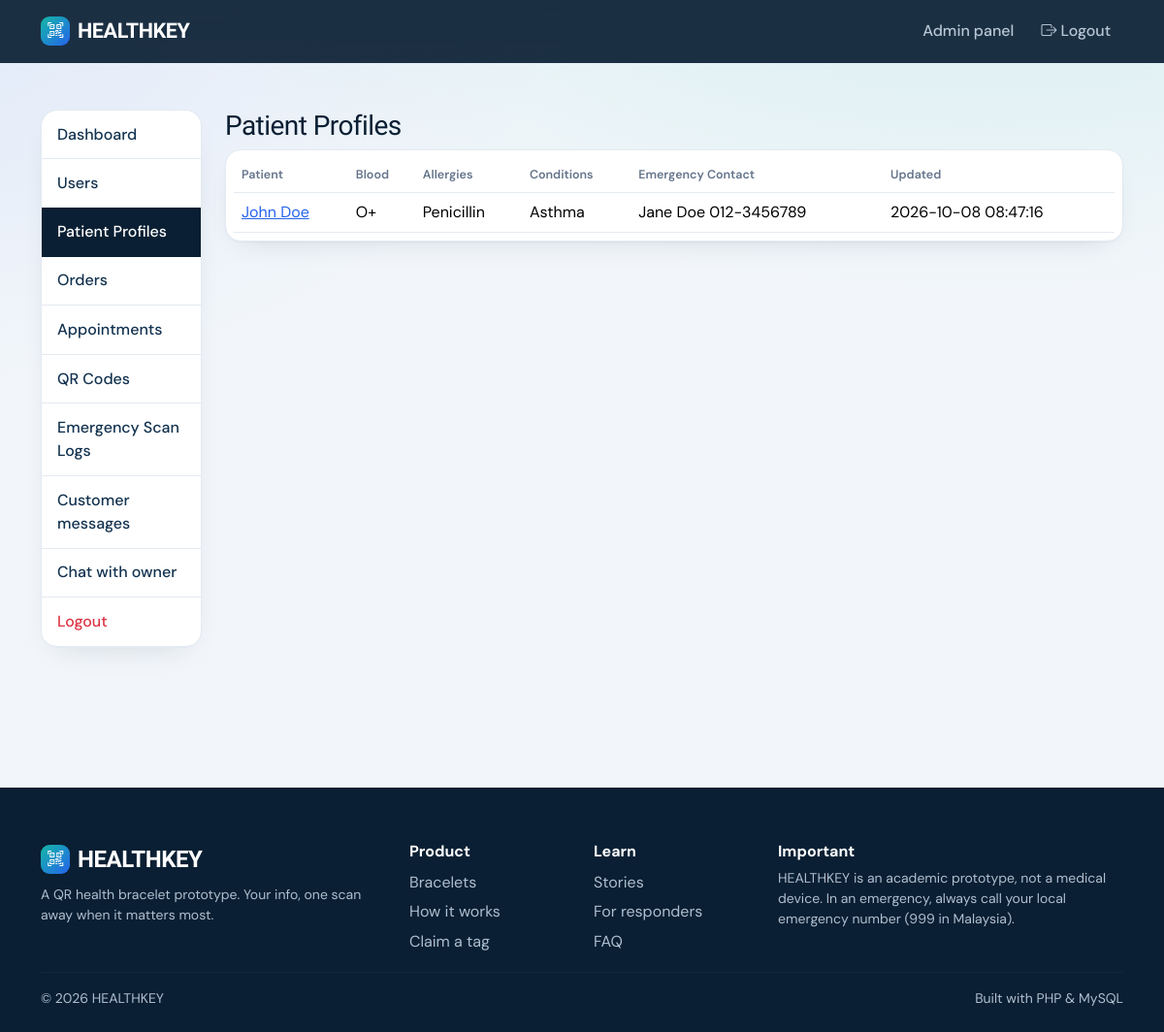
Screenshot of /admin/patients.php (signed in) with the database file from the repository.
### tables this page shows
CREATE TABLE patient_profiles(id INT AUTO_INCREMENT PRIMARY KEY,user_id INT NOT NULL UNIQUE,date_of_birth DATE,blood_type VARCHAR(5),allergies TEXT,medical_conditions TEXT,medications TEXT,emergency_contact_name VARCHAR(100),emergency_contact_phone VARCHAR(30),emergency_contact_relationship VARCHAR(50),doctor_name VARCHAR(100),additional_notes TEXT,share_notes TINYINT DEFAULT 0,created_at TIMESTAMP DEFAULT CURRENT_TIMESTAMP,updated_at TIMESTAMP DEFAULT CURRENT_TIMESTAMP ON UPDATE CURRENT_TIMESTAMP,FOREIGN KEY(user_id) REFERENCES users(id) ON DELETE CASCADE);

CREATE TABLE users(id INT AUTO_INCREMENT PRIMARY KEY,name VARCHAR(100) NOT NULL,email VARCHAR(150) NOT NULL UNIQUE,password VARCHAR(255) NOT NULL,phone VARCHAR(30),role ENUM('user','admin','superadmin') NOT NULL DEFAULT 'user',is_active TINYINT DEFAULT 1,created_at TIMESTAMP DEFAULT CURRENT_TIMESTAMP,updated_at TIMESTAMP DEFAULT CURRENT_TIMESTAMP ON UPDATE CURRENT_TIMESTAMP);

### includes/database.php (called while the page is built)
<?php
function db(){static $p;if(!$p){$p=new PDO('mysql:host='.DB_HOST.';dbname='.DB_NAME.';charset=utf8mb4',DB_USER,DB_PASS,[PDO::ATTR_ERRMODE=>PDO::ERRMODE_EXCEPTION,PDO::ATTR_DEFAULT_FETCH_MODE=>PDO::FETCH_ASSOC]);}return $p;}
function q($sql,$a=[]){$s=db()->prepare($sql);$s->execute($a);return $s;}

### includes/functions.php (called while the page is built, shortened)
<?php
function e($v){return htmlspecialchars((string)$v,ENT_QUOTES,'UTF-8');}

### admin/patients.php (the view, shortened to what this page needs)
<?php require '_top.php';[$pg,$off,$per]=page(0);
$rows=q("SELECT u.id uid,u.name,p.blood_type,p.allergies,p.medical_conditions,p.emergency_contact_name,p.emergency_contact_phone,p.updated_at FROM patient_profiles p JOIN users u ON u.id=p.user_id ORDER BY p.updated_at DESC LIMIT $per OFFSET $off")->fetchAll();?>
<h3>Patient Profiles</h3><div class="table-responsive card p-2"><table class="table mb-0"><tr><th>Patient</th><th>Blood</th><th>Allergies</th><th>Conditions</th><th>Emergency Contact</th><th>Updated</th></tr>
<?php foreach($rows as $r):?><tr><td><a href="user-view.php?id=<?=$r['uid']?>"><?=e($r['name'])?></a></td><td><?=e($r['blood_type'])?></td><td><?=e($r['allergies'])?></td><td><?=e($r['medical_conditions'])?></td><td><?=e($r['emergency_contact_name'].' '.$r['emergency_contact_phone'])?></td><td><?=e($r['updated_at'])?></td></tr><?php endforeach;?></table></div><?php pager($tot);?>
<?php require '_bottom.php';

### assets/css/style.css (style rules this page uses)
:root { --ink:#0A1F33;--ink2:#12324F;--teal:#14B8A6;--teal-d:#0D9488;--blue:#2563EB;--alert:#F0484B;--paper:#F2F6FA;--line:#E3EAF1;--mute:#64748B;--r:16px }
* { -webkit-font-smoothing:antialiased }
body { font-family:'DM Sans',system-ui,sans-serif;background:var(--paper);color:var(--ink);background-image:radial-gradient(900px 400px at 85% -100px,rgba(20,184,166,.13),transparent),radial-gradient(700px 400px at -10% 0,rgba(37,99,235,.09),transparent);background-repeat:no-repeat }
h1,h2,h3,h4,h5,.navbar-brand,.stat { font-family:'Bricolage Grotesque','DM Sans',sans-serif;letter-spacing:-.02em }
a { color:var(--blue) }
.card { background:#fff;border:1px solid var(--line);border-radius:var(--r);box-shadow:0 1px 2px rgba(10,31,51,.04),0 12px 32px -18px rgba(10,31,51,.18) }
.table { --bs-table-bg:transparent }
.table th { font-size:.78rem;color:var(--mute);font-weight:600;border-bottom:1.5px solid var(--line) }
.table td { border-color:var(--line) }

### rows the page displays
patient_profiles: user.name "John Doe", blood_type "O+", allergies "Penicillin", medical_conditions "Asthma", emergency_contact_name+emergency_contact_phone "Jane Doe 012-3456789", updated_at "2026-10-08 08:47:16"

### other values shown
$l "Dashboard"
$l "Users"
$l "Patient Profiles"
$l "Orders"
$l "Appointments"
$l "QR Codes"
$l "Emergency Scan Logs"
$l "Customer messages"
$l "Chat with owner"
